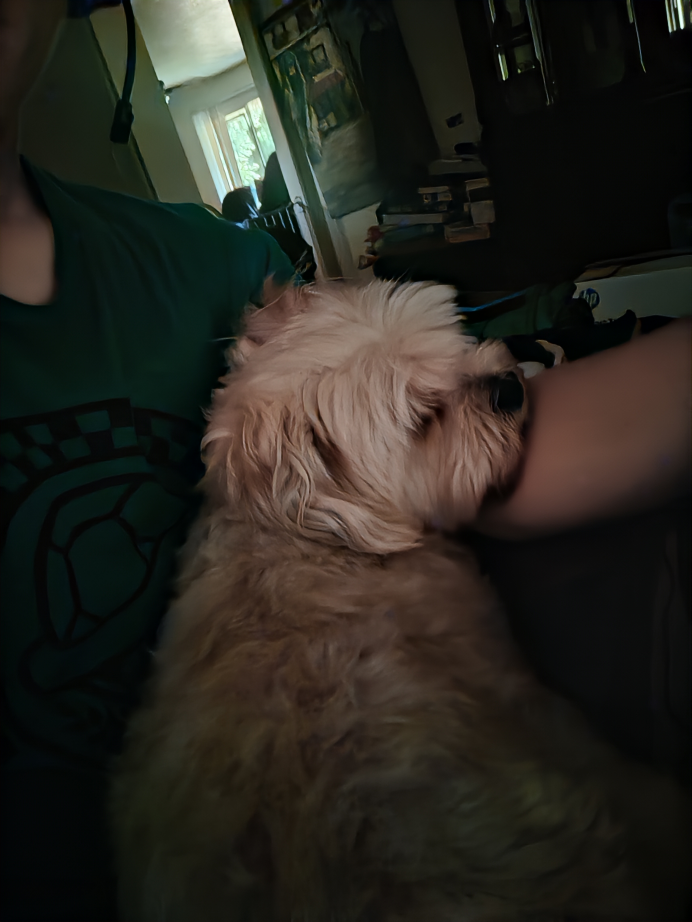
#> input picture ImageConverter/5.jpg, 3456 x 4608 px (shown at 1/5 size)
$ python converterN.py
#> lines starting #> are read from the running program, lines starting #| are printed output that depends on the picture
from PIL import Image
import sys
import string

def base16_to_36(n):
    num = int(n, 16)
    if(num == 0):
        return "0"

    digs = string.digits + string.ascii_lowercase

    result = ""
    while num > 0:
        rem = num % 36
        num //= 36
        result += digs[rem:rem + 1]

    return result

img = Image.open("5.jpg")
#> img is the input picture: PIL image 3456x4608 RGB; mean R, G, B 39.7, 38, 31

w_scalar = 64 / img.width
#> w_scalar = 0.0185
h_scalar = 48 / img.height
#> h_scalar = 0.0104

if(w_scalar < h_scalar):
    new_w = img.height * 1.5
    crop = (img.width - new_w) / 2
    img = img.crop([crop, 0, img.width - crop, img.height])

elif(h_scalar < w_scalar):
    new_h = img.width / 1.5
#> new_h = 2304
    crop = (img.height - new_h) / 2
#> crop = 1152
    img = img.crop([0, crop, img.width, img.height - crop])
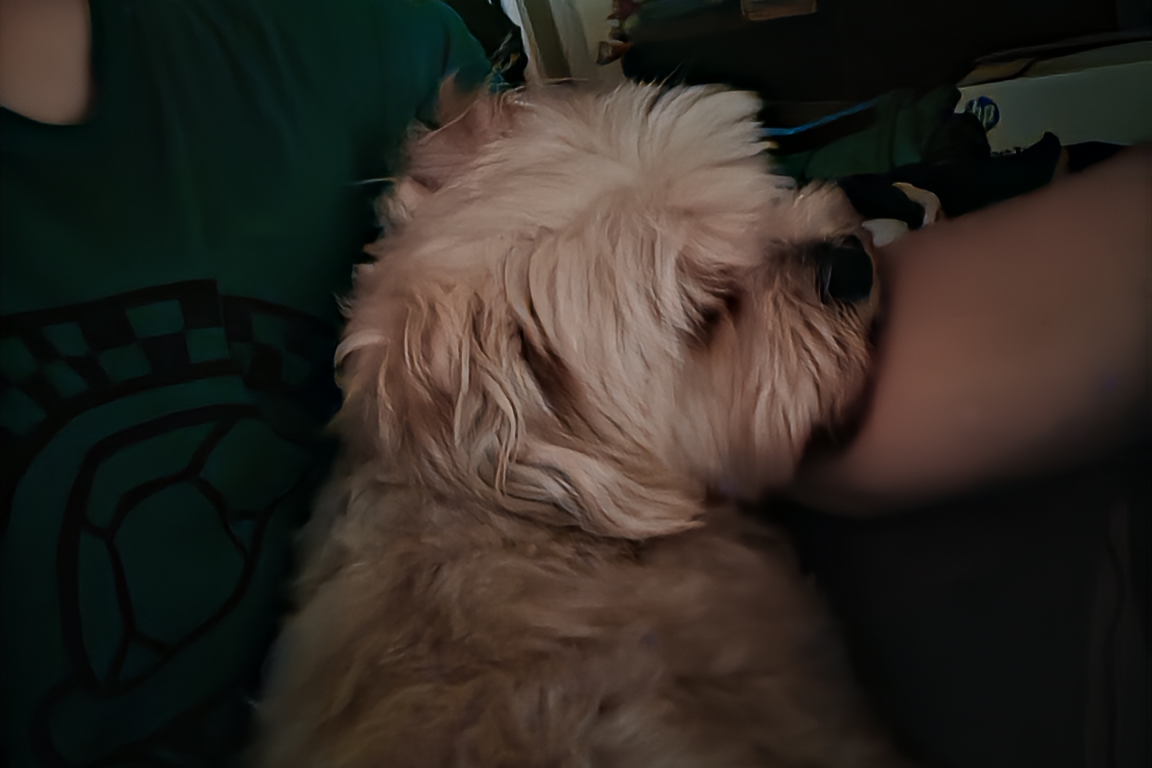
#> img: PIL image 3456x2304 RGB (shown at 1/3 size); mean R, G, B 47.4, 41.3, 35

img = img.resize([64, 48], Image.Resampling.BILINEAR)
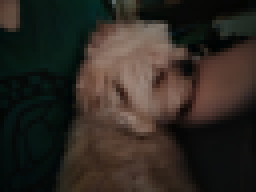
#> img: PIL image 64x48 RGB (shown 4 times larger); mean R, G, B 47.4, 41.3, 35

out = ""

for w in range(64):
    for h in range(48):
        pix = img.getpixel([w, h])
        for i in range(3):
            hex_num = hex(pix[i])[2:8]
            if(len(hex_num) < 2):
                hex_num = "0" + hex_num
            out += hex_num[:1]

with open("out.txt", "w") as file:
    file.write(out)
img.show()

$ run again, with ImageConverter/3.jpg copied over ImageConverter/5.jpg
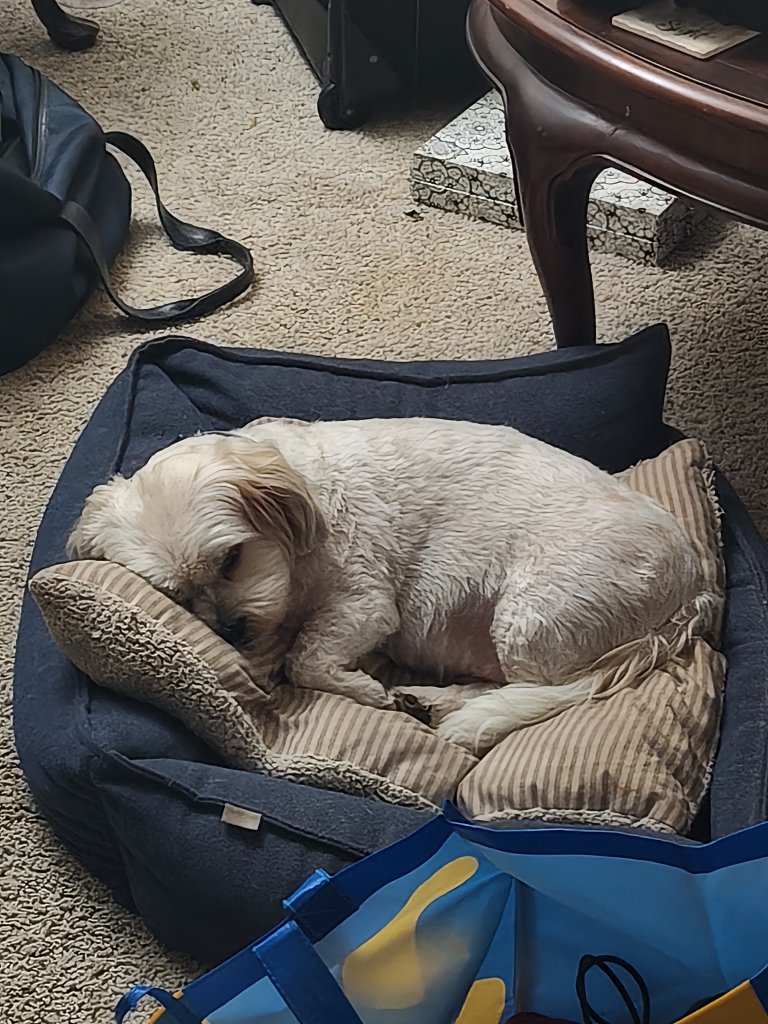
#> input picture ImageConverter/3.jpg, 3072 x 4096 px (shown at 1/4 size)
#> img is the input picture: PIL image 3072x4096 RGB; mean R, G, B 96, 94.6, 92.9
#> `img = img.crop([0, crop, img.width, img.height - crop])`:
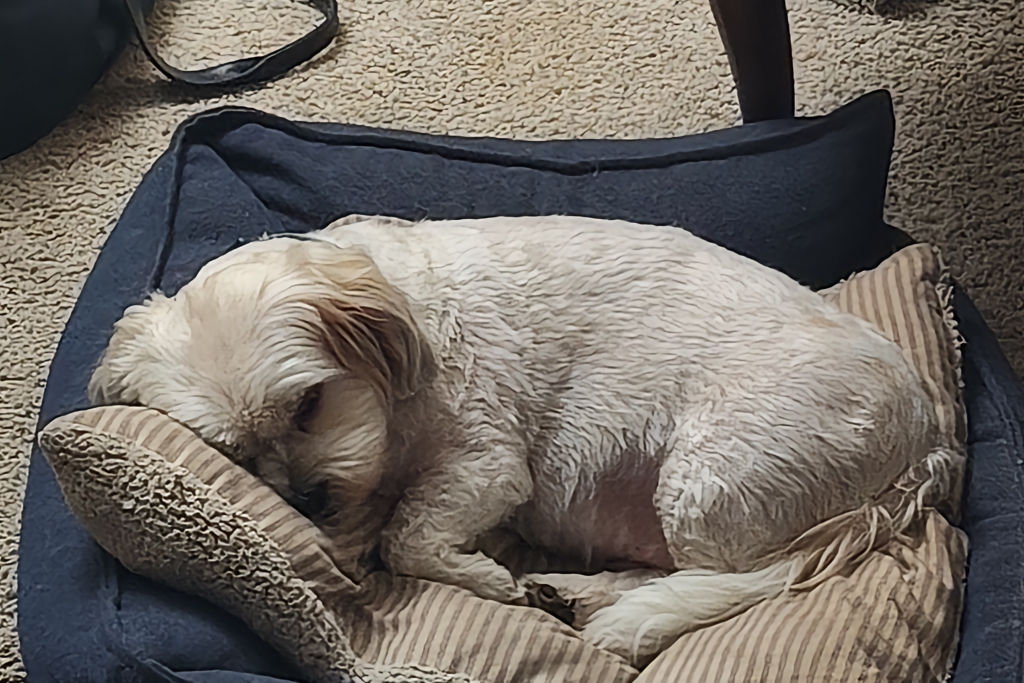
#> img: PIL image 3072x2048 RGB (shown at 1/3 size); mean R, G, B 112.9, 106.8, 100.5
#> `img = img.resize([64, 48], Image.Resampling.BILINEAR)`:
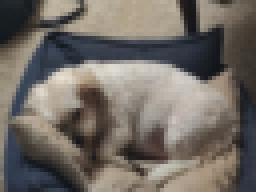
#> img: PIL image 64x48 RGB (shown 4 times larger); mean R, G, B 113, 106.8, 100.5

$ run again, with ImageConverter/4.jpg copied over ImageConverter/5.jpg
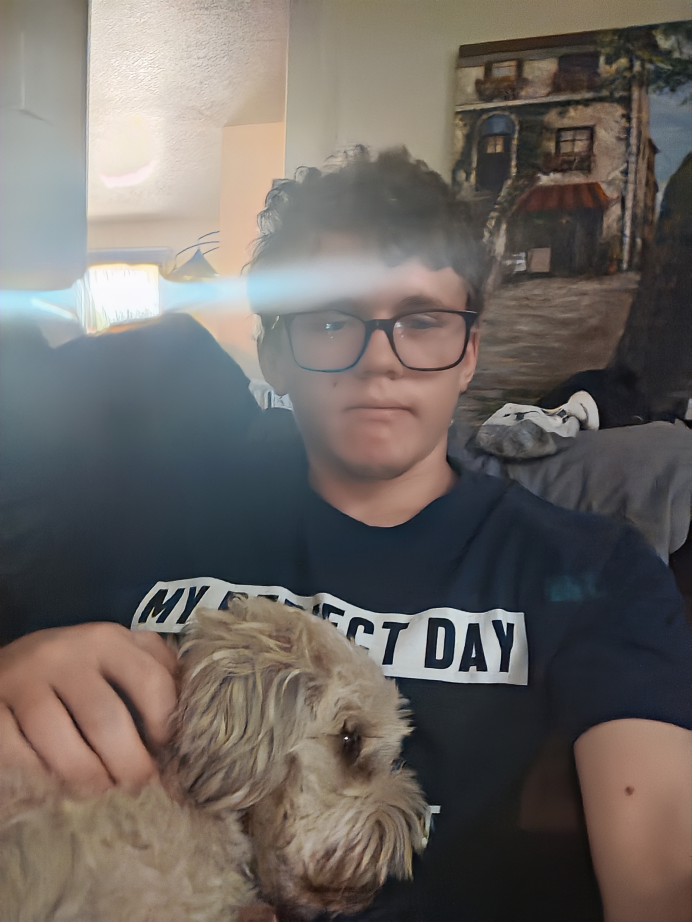
#> input picture ImageConverter/4.jpg, 3456 x 4608 px (shown at 1/5 size)
#> img is the input picture: PIL image 3456x4608 RGB; mean R, G, B 108.7, 102.4, 97.9
#> `img = img.crop([0, crop, img.width, img.height - crop])`:
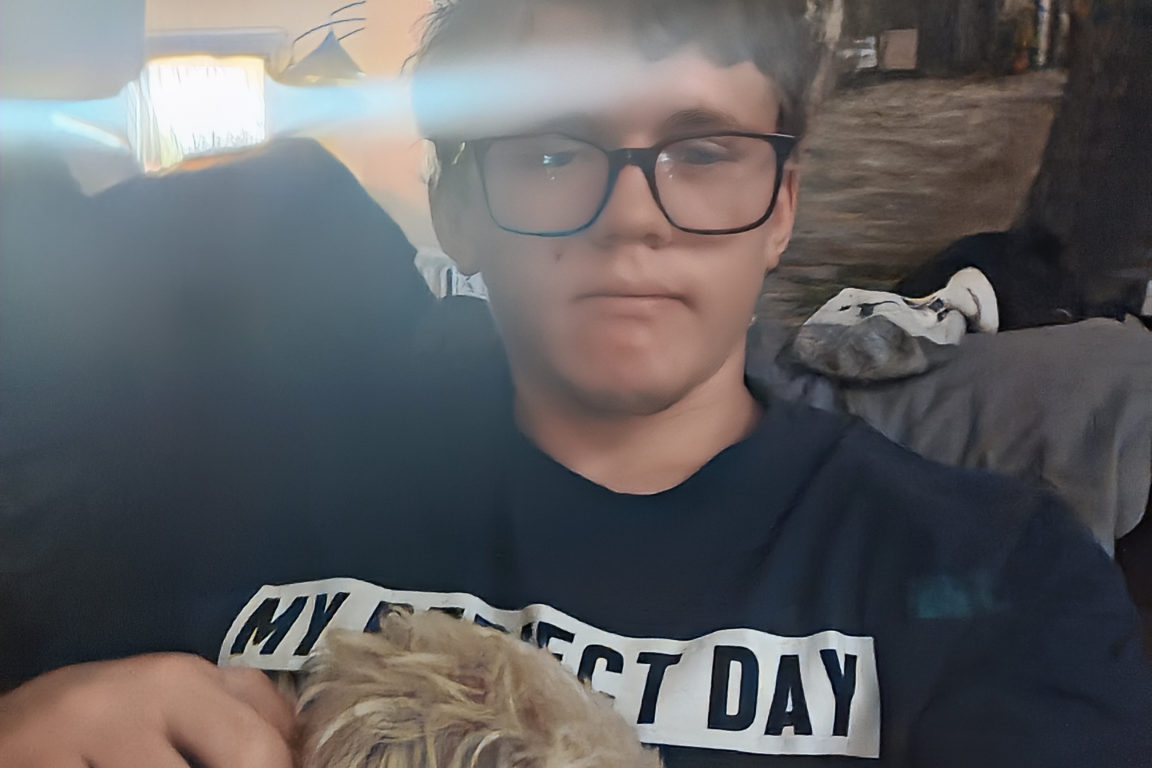
#> img: PIL image 3456x2304 RGB (shown at 1/3 size); mean R, G, B 95.3, 94.6, 96.4
#> `img = img.resize([64, 48], Image.Resampling.BILINEAR)`:
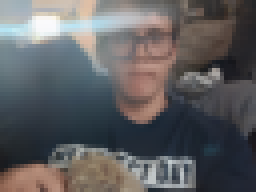
#> img: PIL image 64x48 RGB (shown 4 times larger); mean R, G, B 95.3, 94.6, 96.4

$ run again, with ImageConverter/1.png saved as ImageConverter/5.jpg
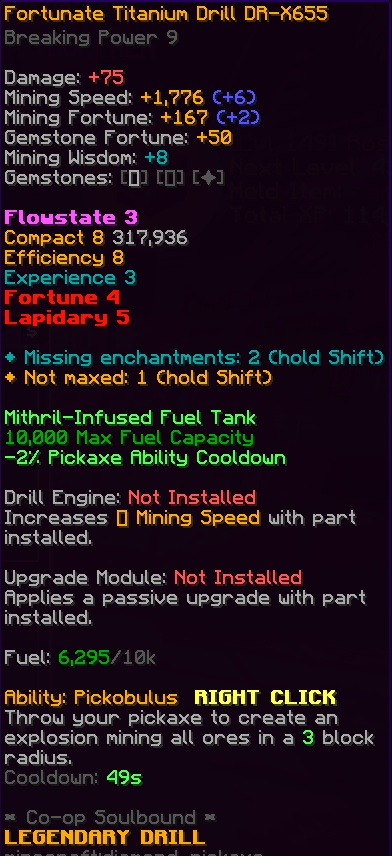
#> input picture ImageConverter/1.png, 392 x 856 px
#> img is the input picture: PIL image 392x856 RGB; mean R, G, B 34.3, 21, 28.3
#> `img = img.crop([0, crop, img.width, img.height - crop])`:
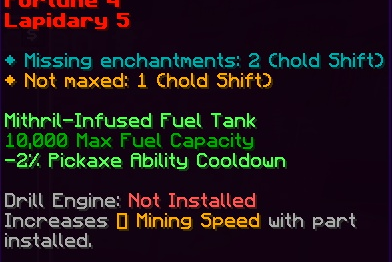
#> img: PIL image 392x262 RGB; mean R, G, B 31.7, 22.8, 25.9
#> `img = img.resize([64, 48], Image.Resampling.BILINEAR)`:
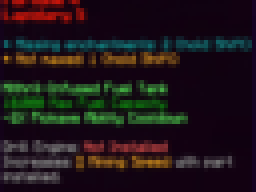
#> img: PIL image 64x48 RGB (shown 4 times larger); mean R, G, B 31.7, 22.8, 25.8
